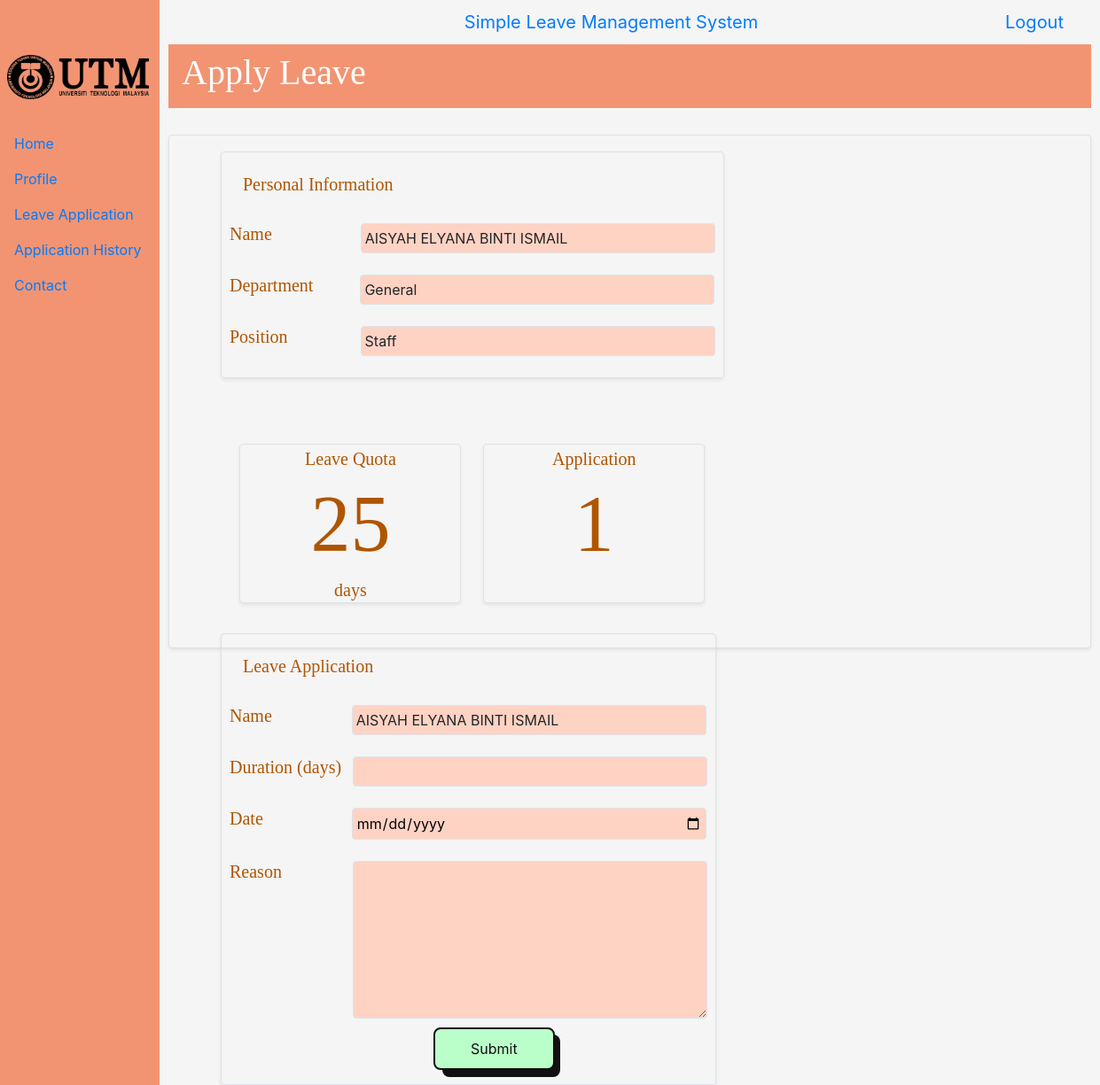
The app's page /staff/applyleave.php (signed in) with its own data.
### tables this page shows
CREATE TABLE `users` (
  `userID` int(100) NOT NULL,
  `name` varchar(255) NOT NULL,
  `dateofBirth` varchar(30) NOT NULL,
  `telNo` varchar(15) NOT NULL,
  `dID` varchar(255) NOT NULL,
  `role` varchar(20) NOT NULL,
  `email` varchar(255) NOT NULL,
  `password` varchar(333) NOT NULL,
  `state` varchar(30) NOT NULL,
  `street` varchar(150) NOT NULL,
  `postcode` int(5) NOT NULL,
  `leaveDay` int(50) NOT NULL
);

CREATE TABLE `department` (
  `departmentID` varchar(5) NOT NULL,
  `dName` varchar(30) NOT NULL
);

### staff/applyleave.php (the view, shortened to what this page needs)
<?php
    include('include/head.php');
	$id = $_SESSION['id']
?>
<html>
<body>
        <?php
			$sql3 = "SELECT * FROM users
                     INNER JOIN department
                     ON users.dID = department.departmentID
					 WHERE userID ='".$id."'";
			mysqli_select_db($conn,"simpleleavedb");
			$result3= mysqli_query($conn,$sql3);
			$row3=mysqli_fetch_assoc($result3);
		?>
		<div class="side-navbar active-nav d-flex justify-content-between flex-wrap flex-column" >
			<ul class="nav flex-column text-white w-100">
				<a href="#" class="nav-link h3 text-white my-2"></a>
				<img src="img/logo-utm.png" alt="logo-utm" width="160px" height="50px" style="margin-left:8px; margin-bottom:30px; margin-top:30px;">
				<li href="#" class="nav-link">
					<a href="dashboard.php" class="nav-brand ">Home</a>
				</li>
				<li href="profile.php" class="nav-link">
					<a href="profile.php" class="navbar-link">Profile</a>
				</li>
				<li href="#" class="nav-link">
					<a href="total.php" class="navbar-link">Leave Application</a>
				</li>
				<li href="#" class="nav-link">
					<a href="profile.php" class="navbar-link">Application History</a>
				</li>
				<li href="#" class="nav-link">
					<a href="profile.php" class="navbar-link">Contact</a>
				</li>
			</ul>
		</div>
		<nav class="navbar navbar-toggleable-sm navbar-inverse p-0">
			<div class="container" style="margin-left: 190px; margin-right: 10px; height:50px">
				<button class="navbar-toggler">
					<span class="navbar-toggler-icon"></span>
				</button>
					<a href="dashboard.php" class="navbar-brand ">Simple Leave Management System</a>
					<a href="dashboard.php" class="navbar-brand ">Logout</a>
			</div>
		</nav>
		<header id="margin-l" class="header py-2 text-white" style=" font-family: 'Didact Gothic'; background-color: #F29472; margin-right:10px;">
			<div class="container">
				<div class="row ">
					<div class="col-md-5">
						<h1><i class="fa fa-user-secret"></i> Apply Leave </h1>
					</div>
				</div>
			</div>
		</header>
		<section class=" p-2 mb-4 bg-faded border shadow-sm rounded" style="margin-top:30px; margin-left: 190px; margin-right: 10px; height:580px; background-color:whitesmoke">
			<div class="container" style="margin-left:50px;">
				<div class="row justify-content-between">
                    <div>
                        <div class="left-profile border rounded shadow-sm p-4">
                            <h4 class="profile">Personal Information</h4>
                            <br>
                            <div class="row">
                                <h4 class="profile"> Name </h4>
                                <div class = "border border-black rounded p-1" style="background-color:#FFD3C4; margin-left:100px; width:400px; text-transform:uppercase;"><?php echo $row3['name']." "; ?> </div>
                            </div>
                            <br>
                            <div class="row">
                                <h4 class="profile"> Department </h4>
                                <div class = "border border-black rounded p-1" style="background-color:#FFD3C4; margin-left:53px; width:400px;"> <?php echo $row3['dName']." "; ?> </div>
                            </div>
                            <br>
                            <div class="row">
                                <h4 class="profile"> Position </h4>
                                <div class = "border border-black rounded p-1" style="background-color:#FFD3C4; margin-left:82px; width:400px;"> <?php echo $row3['role']." "; ?> </div>
                            </div>
                        </div>
                        <div class="left-profile p-4" style="margin-top:50px;">
						 	<div class= "row justify-content-around">
							 	<div class = "border shadow-sm rounded p-1" style="width:250px; height:180px;">
								 	<h4 align="center" class="profile"> Leave Quota </h4>
									<?php
										$sql = "SELECT *
												FROM users
												WHERE userID ='".$id."'";
										mysqli_select_db($conn,"simpleleavedb");
										$result= mysqli_query($conn,$sql);
										$row=mysqli_fetch_assoc($result);
									?>
									<h4 align="center" class="number"> <?php echo $row['leaveDay']; ?> </h4>
									<h5 align="center" class="profile"> days </h5>
								</div>
								<div class = "border shadow-sm rounded p-1" style="width:250px; height:180px;">
									<h4 align="center" class="profile"> Application </h4>
									<h4 align="center" class="number">
									<?php
										$employee = $conn->query("SELECT name
																  FROM `leaves`
																  WHERE  name ='".$row3['name']."'")->num_rows;
										echo number_format($employee);
									?>
									</h4>
								</div>
							</div>
						</div>
					</div>
					<div>
                        <div class="left-profile border rounded shadow-sm p-4" style="height:510px;">
                            <h4 class="profile">Leave Application</h4>
                            <br>
                            <div class="row">
                                <h4 class="profile"> Name </h4>
                                <div class = "border border-black rounded p-1" style="background-color:#FFD3C4; margin-left:90px; width:400px; text-transform:uppercase;"><?php echo $row3['name']." "; ?> </div>
                            </div>
                            <br>
							<form action="updateleave.php" method="POST" >
								<div class="row">
                                	<h4 class="profile"> Duration (days) </h4>
                            		<input type="text" id="length" name="length" required class="form-input-long border border-black rounded p-1" style="background-color:#FFD3C4; margin-left:13px; width:400px;"><br>
								</div>
                            	<br>
								<div class="row">
                                	<h4 class="profile"> Date </h4>
                            		<input type="date" id="dateofLeave" name="dateofLeave" required class="form-input-long border border-black rounded p-1" style="background-color:#FFD3C4; margin-left:100px; width:400px;"><br>
								</div>
                            	<br>
                            	<div class="row">
                                	<h4 class="profile"> Reason </h4>
									<textarea size="200" id="reason" name="reason" required class="form-input-long border border-black rounded p-1" rows="7" cols="50" style="background-color:#FFD3C4; margin-left:80px; width:400px;"></textarea><br>
                            	</div>
								<div class="col-md-4">
									<button type="submit" class="button-approve" style="text-decoration:none; margin-top:10px; margin-left:200px;"> Submit </button>
								</div>
							</form>
                        </div>
					</div>
				</div>
			</div>
		</section>
</body>
</html>

### staff/include/head.php (style rules this page uses)
body { background-color: whitesmoke; }
.number { font-family: 'Didact Gothic'; font-size: 90px; color:#AF5500; }
.profile { font-family: 'Didact Gothic'; font-size: 20px; color:#AF5500; }
.left-profile { margin-top:10px; }
.side-navbar { width: 180px; height: 100%; position: fixed; margin-left:-300px; background-color:#F29472; transition: 0.5s; }
.active-nav { margin-left: 0; }
#margin-l { margin-left:190px }
.button-approve { align-items: center; background-color:#baffc9; border: 2px solid #111; border-radius: 8px; box-sizing: border-box; color: #111; cursor: pointer; display: flex; font-family: Inter,sans-serif; font-size: 16px; height: 48px; justify-content: center; line-height: 24px; max-width: 100%; padding: 0 25px; position: relative; text-align: center; text-decoration: none; user-select: none; -webkit-user-select: none; touch-action: manipulation; }
.button-approve:after { background-color: #111; border-radius: 8px; content: ""; display: block; height: 48px; left: 0; width: 100%; position: absolute; top: -2px; transform: translate(8px, 8px); transition: transform .2s ease-out; z-index: -1; }
@media (min-width: 768px) { .button-approve { padding: 0 40px; } }

### records on screen
users: name "AISYAH ELYANA BINTI ISMAIL", department.dName "General", role "Staff", leaveDay "25"

### other values on screen
$employee "1"
